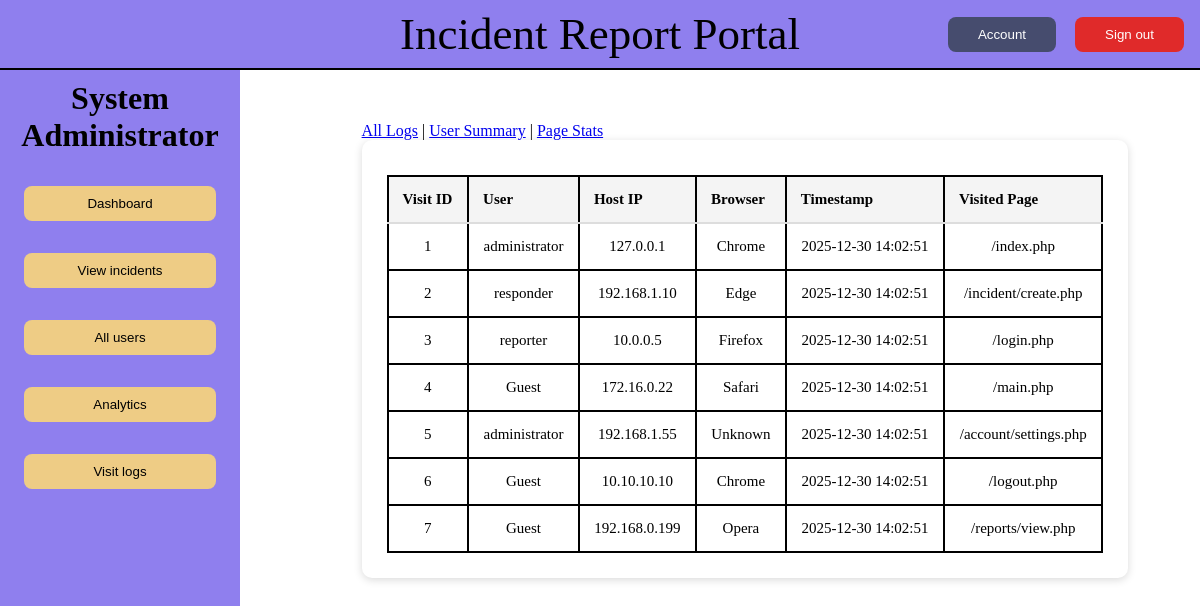
Page /pages/admin/visitLogs.php (signed in) on the committed database.
### tables this page shows
CREATE TABLE visit_log (
    visit_log_id INT AUTO_INCREMENT PRIMARY KEY,
    page_url_id INT NOT NULL,
    browser_id INT NOT NULL,
    host_ip VARCHAR(45),
    timestamp DATETIME DEFAULT CURRENT_TIMESTAMP,
    FOREIGN KEY (page_url_id) REFERENCES page_url(page_url_id),
    FOREIGN KEY (browser_id) REFERENCES browser(browser_id)
);

CREATE TABLE user (
    user_id INT AUTO_INCREMENT PRIMARY KEY,
    role_id INT NOT NULL,
    first_name VARCHAR(50),
    last_name VARCHAR(50),
    username VARCHAR(50) UNIQUE NOT NULL,
    email VARCHAR(255) UNIQUE NOT NULL,
    password_hash VARCHAR(255) NOT NULL,
    created_at DATETIME DEFAULT CURRENT_TIMESTAMP,
    FOREIGN KEY (role_id) REFERENCES role(role_id)
);

CREATE TABLE browser (
    browser_id INT AUTO_INCREMENT PRIMARY KEY,
    browser VARCHAR(100) NOT NULL
);

CREATE TABLE page_url (
    page_url_id INT AUTO_INCREMENT PRIMARY KEY,
    page_url VARCHAR(255) NOT NULL
);

### pages/admin/visitLogs.php (the view, shortened to what this page needs)
<?php
require_once "../../includes/db.php";
$sql = "
    SELECT
        v.visit_log_id,
        v.host_ip,
        b.browser AS browser_name,
        v.timestamp,
        p.page_url,
        u.username
    FROM visit_log v
    LEFT JOIN browser b
        ON v.browser_id = b.browser_id
    LEFT JOIN page_url p
        ON v.page_url_id = p.page_url_id
    LEFT JOIN user_visit_log uv
        ON uv.visit_log_id = v.visit_log_id
    LEFT JOIN user u
        ON u.user_id = uv.user_id
    ORDER BY v.timestamp DESC
";
$result = $mysqli->query($sql);
$content = <<<HTML
<section class="visitlogs_container">
    <a href="visitLogs.php">All Logs</a> |
    <a href="userSummary.php">User Summary</a> |
    <a href="pageStats.php">Page Stats</a>
    <div class="visitlogs_card">
        <div class="visitlogs_table_wrapper">
            <table class="visitlogs_table">
                <thead>
                    <tr>
                        <th>Visit ID</th>
                        <th>User</th>
                        <th>Host IP</th>
                        <th>Browser</th>
                        <th>Timestamp</th>
                        <th>Visited Page</th>
                    </tr>
                </thead>
                <tbody>
HTML;
while ($row = $result->fetch_assoc()) {
    $browser = $row["browser_name"] ?? "Unknown";
    $pageUrl = $row["page_url"] ?? "Unknown";
    $username = $row["username"] ?? "Guest";
    $content .= "
        <tr>
            <td>{$row["visit_log_id"]}</td>
            <td>{$username}</td>
            <td>{$row["host_ip"]}</td>
            <td>{$browser}</td>
            <td>{$row["timestamp"]}</td>
            <td>{$pageUrl}</td>
        </tr>
    ";
}
$content .= <<<HTML
                </tbody>
            </table>
        </div>
    </div>
</section>
HTML;
require "../../includes/layout.php";
?>

### css/main.css (style rules this page uses)
body { display: grid; grid-template-columns: 15rem auto; grid-template-rows: auto 1fr; height: 100vh; width: 100vw; margin: 0; }

### css/incidents.css (style rules this page uses)
table { border: 2px solid black; width: 90%; }
table th, table td { text-align: center; vertical-align: middle; }
th, td { border: 2px solid black; background-color: var(--primary-bt-color); border-radius: 5px; }

### css/global.css (style rules this page uses)
:root { --primary-bg-color: #8f7fee; --primary-bg-hover-color: #7541ef; --primary-bt-color: #eecc85; --primary-bt-hover-color: #e6b863; --primary-bt-delete-color: #e02a2a; --primary-bt-delete-hover-color: #b32222; }

### css/visitLogs.css (style rules this page uses)
.visitlogs_container { width: 80%; margin: 0 auto; padding-top: 20px; }
.visitlogs_card { background: white; padding: 25px; border-radius: 10px; box-shadow: 0 2px 8px rgba(0,0,0,0.15); width: 100%; max-width: 1100px; margin: 0 auto; overflow: hidden; }
.visitlogs_table_wrapper { max-height: 650px; overflow-y: auto; overflow-x: hidden; margin-top: 10px; display: block; }
.visitlogs_table { width: 100%; border-collapse: collapse; font-size: 15px; }
.visitlogs_table th { background: #f4f4f4; padding: 14px; border-bottom: 2px solid #ddd; font-weight: bold; text-align: left; }
.visitlogs_table td { padding: 14px; border-bottom: 1px solid #ddd; background: white; }
.visitlogs_table tr:nth-child(odd) td, .visitlogs_table tr:nth-child(even) td { background: white !important; }

### rows in the picture
visit_log: visit_log_id "1", user.username "administrator", host_ip "127.0.0.1", browser.browser "Chrome", timestamp "2025-12-30 14:02:51", page_url.page_url "/index.php"
visit_log: visit_log_id "2", user.username "responder", host_ip "192.168.1.10", browser.browser "Edge", timestamp "2025-12-30 14:02:51", page_url.page_url "/incident/create.php"
visit_log: visit_log_id "3", user.username "reporter", host_ip "10.0.0.5", browser.browser "Firefox", timestamp "2025-12-30 14:02:51", page_url.page_url "/login.php"
visit_log: visit_log_id "4", username "Guest", host_ip "172.16.0.22", browser.browser "Safari", timestamp "2025-12-30 14:02:51", page_url.page_url "/main.php"
visit_log: visit_log_id "5", user.username "administrator", host_ip "192.168.1.55", browser.browser "Unknown", timestamp "2025-12-30 14:02:51", page_url.page_url "/account/settings.php"
visit_log: visit_log_id "6", username "Guest", host_ip "10.10.10.10", browser.browser "Chrome", timestamp "2025-12-30 14:02:51", page_url.page_url "/logout.php"
visit_log: visit_log_id "7", username "Guest", host_ip "192.168.0.199", browser.browser "Opera", timestamp "2025-12-30 14:02:51", page_url.page_url "/reports/view.php"
